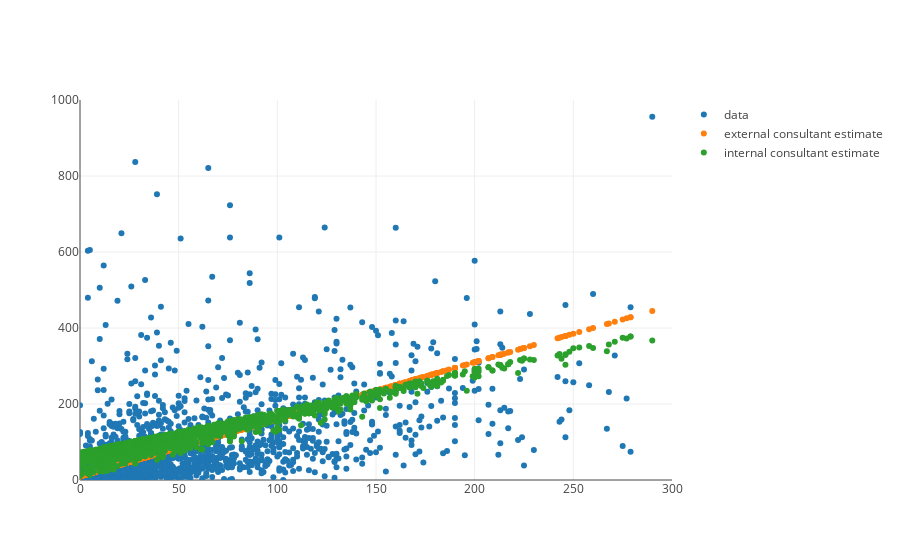

Notebook source saved alongside this figure:
### Code cell
from plotly.offline import iplot, init_notebook_mode
init_notebook_mode(connected=True)

from graph import trace_values, m_b_trace, plot
plot([revenues_per_budgets_trace, consultant_estimated_revenues_trace, internal_consultant_estimated_trace], revenues_layout)

### Figure 1 — Plotly figure (JSON) as saved in the notebook; plotly's stock layout.template omitted (floating-point values rounded to 4 significant figures; data arrays with more than 128 entries replaced by an {"elided": "..."} marker saying what was removed)
{"data": [{"mode": "markers", "name": "data", "text": {"elided": "1776 str values"}, "type": "scatter", "uid": "7a11464b-1843-48eb-8bb0-f11010a78e05", "x": {"elided": "1776 int values"}, "y": {"elided": "1776 float values"}}, {"mode": "markers", "name": "external consultant estimate", "text": [], "type": "scatter", "uid": "e2dcc84c-7f69-43d5-88f9-9adbe1ded1dd", "x": {"elided": "1776 int values"}, "y": {"elided": "1776 float values"}}, {"mode": "markers", "name": "internal consultant estimate", "text": [], "type": "scatter", "uid": "5004809c-1f73-4ba2-98f3-03bbecf7bcc4", "x": {"elided": "1776 int values"}, "y": {"elided": "1776 float values"}}], "layout": {"xaxis": {"range": [0, 300]}, "yaxis": {"range": [0, 1000]}}}
